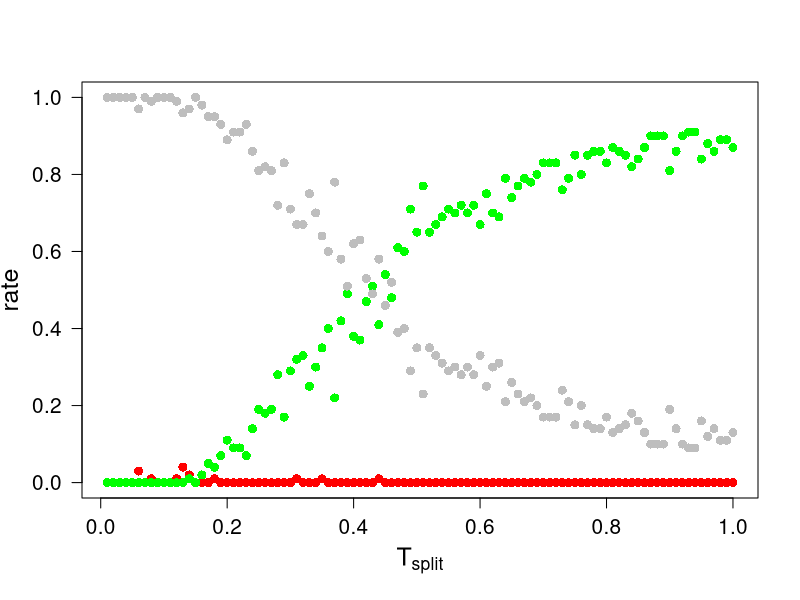
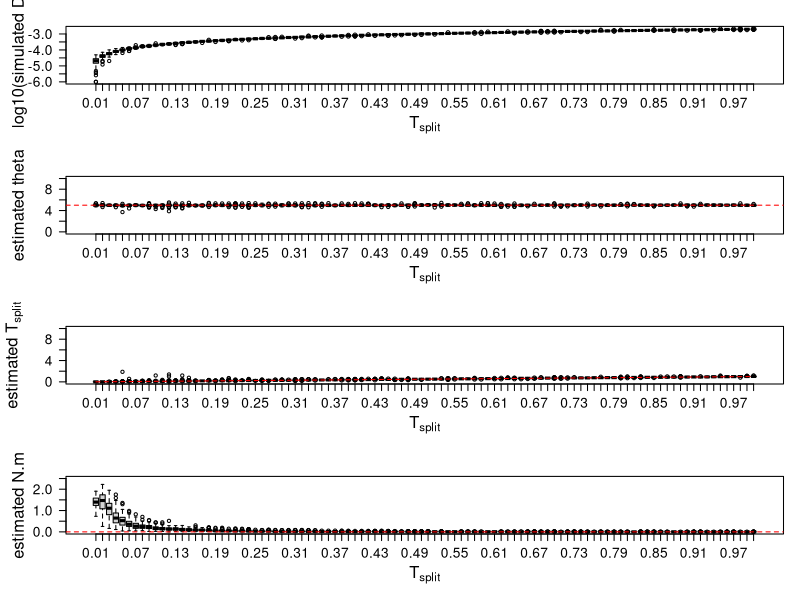
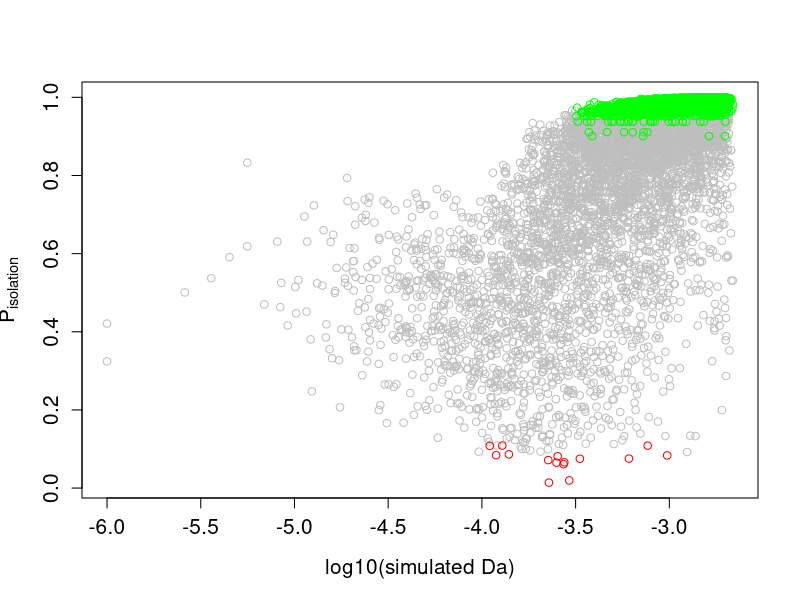
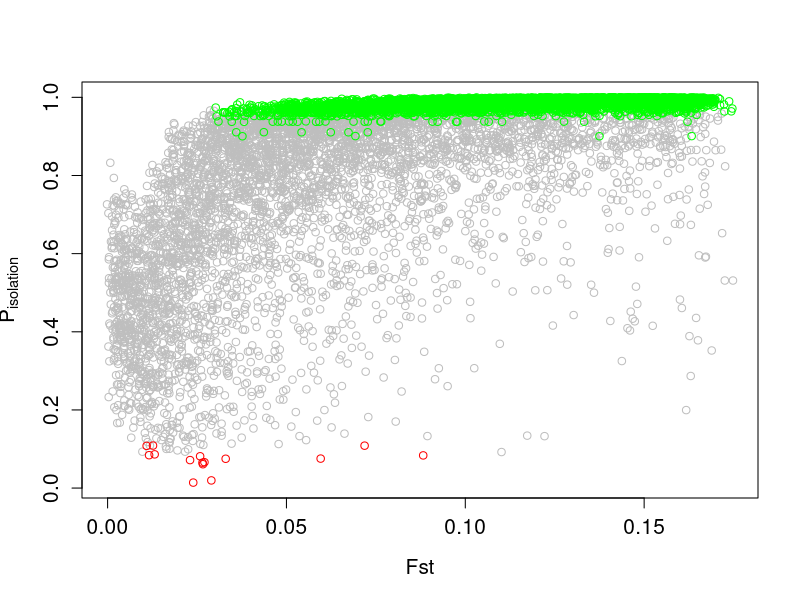

These figures' R source, in order:
# datasets are simulated under the SI model
# with theta = 5, T = seq(0.01, 1, 0.01) and no migration by definition.
# for a given value of T, 100 of datasets were simulated. These datasets
# were analyzed to estimate the parameters of the IM model

x = read.table("summary_IM1.txt", h=T)

comp = NULL
for(i in as.numeric(names(table(x$simulated_tsplit)))){
	tmp = NULL
	tmp = x[x$simulated_tsplit==i, ]
	nTruePos = length(which(tmp$best_model=="SI" & tmp$robustness>=0.95))
	nFalPos = length(which(tmp$best_model=="IM" & tmp$robustness>=0.95))
	nAmbig = length(which(tmp$robustness<0.95))
	comp = rbind(comp, c(i, nTruePos, nFalPos, nAmbig))
}
colnames(comp) = c("tsplit", "nTruePositives", "nFalsePositives", "nAmbigusCases")
comp = as.data.frame(comp)

# model comparison
par(las=1)
plot(comp$tsplit, comp$nFalsePositives/100, pch=16, cex=1.2, col = "red", xlab=expression(T["split"]), ylab = "rate", ylim = c(0,1), cex.lab = 1.5, cex.axis = 1.25)
points(comp$tsplit, comp$nTruePositives/100, pch=16, cex=1.2, col = "green")
points(comp$tsplit, comp$nAmbigusCases/100, pch=16, cex=1.2, col = "grey")

dev.print(pdf, "model_comparison.pdf", bg="white")
dev.off()


# estimation of parameters
pdf("parameters_estimation.pdf", bg="white", paper="a4",height = 11, width = 7 )
par(mfrow=c(4,1), mar = c(5, 5, 2, 1.25), las = 1)

boxplot(log10(x$netdivAB_avg)~x$simulated_tsplit, xlab = expression(T["split"]), ylab = "log10(simulated Da)", cex.lab = 1.5, cex.axis = 1.25)

boxplot(x$estimated_theta~x$simulated_tsplit, ylim = c(0, 10), xlab = expression(T["split"]), ylab = "estimated theta", cex.lab = 1.5, cex.axis = 1.25)
abline(h=5, col = "red", lty=2)

boxplot(x$estimated_tsplit~x$simulated_tsplit, ylim = c(0, 10), xlab = expression(T["split"]), ylab = expression(paste("estimated ", T["split"], paste="")), cex.lab = 1.5, cex.axis = 1.25)
lines(seq(0.01, 1, 0.01), col="red", lty=2)

boxplot(x$estimated_Nm~x$simulated_tsplit, ylim = c(0, 2.5), xlab = expression(T["split"]), ylab = "estimated N.m", cex.lab = 1.5, cex.axis = 1.25)
abline(h=0, col = "red", lty=2)
#dev.print(pdf, "parameters_estimation.pdf", bg="white")
dev.off()

# plot div and pIM
plot(log10(x$netdivAB_avg), x$pSI, col="white", xlab = "log10(simulated Da)", ylab = expression(P["isolation"]), cex.axis = 1.25, cex.lab = 1.25)
falseP = which(x$pIM>0.5 & x$robustness>=0.95)
trueP = which(x$pSI>0.5 & x$robustness>=0.95)
ambig = which(x$robustness<0.95)

points(log10(x$netdivAB_avg)[ambig], x$pSI[ambig], col="grey")
points(log10(x$netdivAB_avg)[falseP], x$pSI[falseP], col="red")
points(log10(x$netdivAB_avg)[trueP], x$pSI[trueP], col="green")

plot((x$FST_avg), x$pSI, col="white", xlab = "Fst", ylab = expression(P["isolation"]), cex.axis = 1.25, cex.lab = 1.25)
points((x$FST_avg)[ambig], x$pSI[ambig], col="grey")
points((x$FST_avg)[falseP], x$pSI[falseP], col="red")
points((x$FST_avg)[trueP], x$pSI[trueP], col="green")


